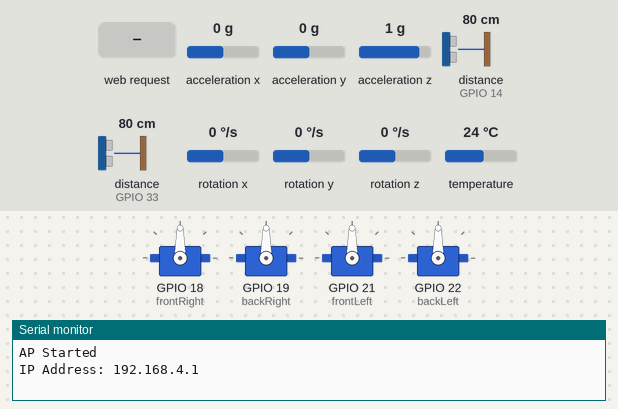
A sketch run on a simulated ESP32. Parts: 4 × servo, the last lines printed to the serial monitor. Inputs (shaded band) come from the test bench; at power-on: acceleration x 0 g, acceleration y 0 g, acceleration z 1 g, distance to the obstacle (sensors on GPIO 14, GPIO 33) 80 cm, rotation x 0 °/s, rotation y 0 °/s, rotation z 0 °/s, temperature 24 °C. The echo pulse lasts 58.3 µs per cm.

Above: at 1.2 s.
1.3 s: HTTP request GET /auto/on received
At 1.9 s:
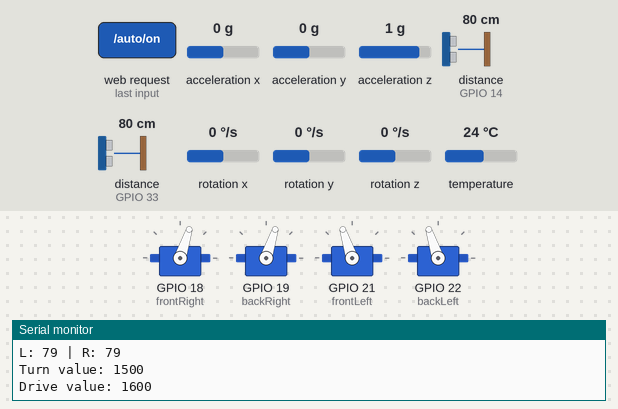
2.8 s: HTTP request GET /drive? received
4.5 s: HTTP request GET /turn? received
Timing chart, 0 to 7.5 s (numbered marks = the images above; inputs shaded):
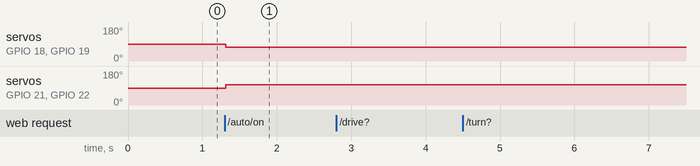

The sketch:

main.ino
```cpp
#include <WiFi.h>
#include <ESP32Servo.h>
#include "webpage.h"
#include <Adafruit_MPU6050.h>
#include <Adafruit_Sensor.h>
#include <Wire.h>

Adafruit_MPU6050 mpu;

const char* ssid = "RobotController";
const char* password = "gandalf1";

float x_acceleration, y_acceleration, z_acceleration;
float tempe;
bool autonomousMode = false;

WiFiServer server(80);

Servo frontRight, backRight, frontLeft, backLeft;

const int trigPinL = 32;
const int echoPinL = 33;
const int trigPinR = 27;
const int echoPinR = 14;

void setup() {
  Serial.begin(115200);
  WiFi.softAP(ssid, password);
  Serial.println("AP Started");
  Serial.print("IP Address: ");
  Serial.println(WiFi.softAPIP());
  server.begin();

  frontRight.setPeriodHertz(50);
  backRight.setPeriodHertz(50);
  frontLeft.setPeriodHertz(50);
  backLeft.setPeriodHertz(50);

  frontRight.attach(18, 1000, 2000);
  backRight.attach(19, 1000, 2000);
  frontLeft.attach(21, 1000, 2000);
  backLeft.attach(22, 1000, 2000);

  frontRight.writeMicroseconds(1500);
  backRight.writeMicroseconds(1500);
  frontLeft.writeMicroseconds(1500);
  backLeft.writeMicroseconds(1500);

  pinMode(trigPinL, OUTPUT);
  pinMode(echoPinL, INPUT);
  pinMode(trigPinR, OUTPUT);
  pinMode(echoPinR, INPUT);

  Wire.begin(25, 26);
  if (!mpu.begin(0x68, &Wire)) {
    Serial.println("Failed to find MPU6050 chip");
    while (1) delay(10);
  }

  mpu.setAccelerometerRange(MPU6050_RANGE_8_G);
  mpu.setFilterBandwidth(MPU6050_BAND_21_HZ);
}

void applyDrive(int driveVal) {
  Serial.print("Drive value: ");
  Serial.println(driveVal);
  int RdriveVal = map(driveVal, 1000, 2000, 2000, 1000);

  frontLeft.writeMicroseconds(driveVal);
  backLeft.writeMicroseconds(driveVal);
  frontRight.writeMicroseconds(RdriveVal);
  backRight.writeMicroseconds(RdriveVal);
}

void applyTurn(int turnVal) {
  Serial.print("Turn value: ");
  Serial.println(turnVal);

  int left = turnVal;
  int right = map(turnVal, 1000, 2000, 2000, 1000);

  frontLeft.writeMicroseconds(right);
  backLeft.writeMicroseconds(right);
  frontRight.writeMicroseconds(right);
  backRight.writeMicroseconds(right);
}

long readDistanceCM(int trigPin, int echoPin) {
  digitalWrite(trigPin, LOW);
  delayMicroseconds(2);
  digitalWrite(trigPin, HIGH);
  delayMicroseconds(10);
  digitalWrite(trigPin, LOW);

  long duration = pulseIn(echoPin, HIGH, 30000);
  long distance = duration * 0.034 / 2;
  return distance;
}

void handleAutonomousMode() {
  int driveVal = 1600;
  long distL = readDistanceCM(trigPinL, echoPinL);
  long distR = readDistanceCM(trigPinR, echoPinR);

  Serial.print("L: "); Serial.print(distL);
  Serial.print(" | R: "); Serial.println(distR);

  int turnVal = 1500;
  if (distL < 10 && distR >= 10) {
    turnVal = 2000;
  } else if (distR < 10 && distL >= 10) {
    turnVal = 1000;
  } else if (distL < 10 && distR < 10) {
    turnVal = 2000;
  }

  applyTurn(turnVal);
  applyDrive(driveVal);
  delay(200);
}

void loop() {
  WiFiClient client = server.accept();
  if (client) {
    String request = client.readStringUntil('\r');
    Serial.println("Request: " + request);
    client.flush();

    if (request.indexOf("/drive?") != -1) {
      int yIndex = request.indexOf("y=");
      if (yIndex != -1) {
        int yVal = request.substring(yIndex + 2).toInt();
        yVal = constrain(yVal, 1000, 2000);
        if (abs(yVal - 1500) < 25) yVal = 1500;
        applyDrive(yVal);
      }
    } else if (request.indexOf("/turn?") != -1) {
      int xIndex = request.indexOf("x=");
      if (xIndex != -1) {
        int xVal = request.substring(xIndex + 2).toInt();
        xVal = constrain(xVal, 1000, 2000);
        if (abs(xVal - 1500) < 25) xVal = 1500;
        applyTurn(xVal);
      }
    } else if (request.indexOf("/auto/on") != -1) {
      autonomousMode = true;
    } else if (request.indexOf("/auto/off") != -1) {
      autonomousMode = false;
      applyDrive(1500);
      applyTurn(1500);
    } else if (request.indexOf("read_Web_MPU6050") != -1) {
      String json = "[" + String(x_acceleration, 2) + "," + String(y_acceleration, 2) + "]";
      client.println("HTTP/1.1 200 OK");
      client.println("Content-Type: application/json");
      client.println("Connection: close");
      client.println();
      client.println(json);
      client.stop();
      return;
    }

    client.println("HTTP/1.1 200 OK");
    client.println("Content-Type: text/html");
    client.println("Connection: close");
    client.println();
    client.println(index_html);
    delay(1);
    client.stop();
  }

  sensors_event_t a, g, temp;
  mpu.getEvent(&a, &g, &temp);
  x_acceleration = a.acceleration.x;
  y_acceleration = a.acceleration.y;
  z_acceleration = a.acceleration.z;
  tempe = temp.temperature;

  if (autonomousMode) {
    handleAutonomousMode();
  }
}
```

webpage.h
```cpp
#ifndef WEBPAGE_H
#define WEBPAGE_H

const char index_html[] PROGMEM = R"rawliteral(
<!DOCTYPE html>
<html>
<head>
  <title>ESP32 Tank Drive</title>
  <meta name="viewport" content="width=device-width, initial-scale=1.0, user-scalable=no">
  <style>
    html, body {
      margin: 0;
      padding: 0;
      overflow: hidden;
      background-color: #f8f8f8;
      font-family: sans-serif;
    }
    section {
      position: absolute;
      top: 20px;
      right: 5px;
      border-radius: 15px;
      margin: 10px;
      height: auto;
      width: 200px;
      padding: 10px;
      background-color: aqua;
      display: flex;
      flex-direction: column;
    }
    #container {
      display: flex;
      justify-content: space-around;
      height: 100vh;
      align-items: center;
      padding: 0 10vw;
    }
    .zone {
      width: 100px;
      height: 100px;
      background: #e0e0e0;
      border-radius: 50%;
      touch-action: none;
      position: relative;
    }
    .label {
      text-align: center;
      margin-top: 10px;
      font-size: 1.2em;
      font-weight: bold;
    }
    .joystick-container {
      display: flex;
      flex-direction: column;
      align-items: center;
    }
    .auto-button {
      background-color: red;
      color: white;
      border: none;
      padding: 10px;
      margin-top: 10px;
      font-size: 16px;
      border-radius: 10px;
      cursor: pointer;
    }
  </style>
</head>
<body>
  <section>
    <div>Accelerometer</div>
    <div>
    Acceleration X = <span id="x_acceleration">0</span> m/s&sup2;<br>
    Acceleration Y = <span id="y_acceleration">0</span> m/s&sup2;
    </div>
    <button id="autoBtn" class="auto-button" onclick="toggleAuto()">Auto</button>
  </section>
  <div id="container">
    <div class="joystick-container">
      <div id="left" class="zone"></div>
      <div class="label" id="leftVal">1500</div>
    </div>
    <div class="joystick-container">
      <div id="right" class="zone"></div>
      <div class="label" id="rightVal">1500</div>
    </div>
  </div>

  <script>
    let autoMode = false;

    function send(valType, val) {
      if (autoMode) return;
      const endpoint = valType === 'x' ? '/turn?x=' : '/drive?y=';
      fetch(endpoint + val);
    }

    function setupJoystick(id, axis) {
      const zone = document.getElementById(id);
      const label = document.getElementById(id + 'Val');
      let center = 0;
      let dragging = false;
      let lastSent = 1500;

      zone.addEventListener('touchstart', e => {
        dragging = true;
        const rect = zone.getBoundingClientRect();
        center = axis === 'y' ? rect.top + rect.height / 2 : rect.left + rect.width / 2;
      });

      zone.addEventListener('touchmove', e => {
        if (!dragging || autoMode) return;
        e.preventDefault();
        const touch = e.touches[0];
        let delta = axis === 'y' ? touch.clientY - center : touch.clientX - center;
        delta = Math.max(-100, Math.min(100, delta));
        let output = Math.round(1500 - delta * 5);
        output = Math.max(1000, Math.min(2000, output));
        if (output !== lastSent) {
          send(axis, output);
          label.textContent = output;
          lastSent = output;
        }
      });

      zone.addEventListener('touchend', e => {
        dragging = false;
        if (!autoMode) {
          send(axis, 1500);
          label.textContent = 1500;
          lastSent = 1500;
        }
      });
    }

    function toggleAuto() {
      autoMode = !autoMode;
      document.getElementById("autoBtn").textContent = autoMode ? "Manual" : "Auto";
      fetch(autoMode ? '/auto/on' : '/auto/off');
    }

    setupJoystick('left', 'x');   // Left joystick = turning (X-axis)
    setupJoystick('right', 'y');  // Right joystick = forward/backward (Y-axis)

    setInterval(function() {
      var xhttp = new XMLHttpRequest();
      xhttp.onreadystatechange = function() {
        if (this.readyState == 4 && this.status == 200) {
          const text = this.responseText;
          const myArr = JSON.parse(text);
         document.getElementById("x_acceleration").innerHTML = myArr[0];
          document.getElementById("y_acceleration").innerHTML = myArr[1];
        }
      };
      xhttp.open("GET", "read_Web_MPU6050", true);
      xhttp.send();
    }, 100);
  </script>
</body>
</html>
)rawliteral";

#endif
```

Measured:
- after the input at 1.3 s, servo on GPIO 18 (frontRight), servo on GPIO 19 (backRight): 90° → 72° at once; servo on GPIO 21 (frontLeft), servo on GPIO 22 (backLeft): 90° → 108° at once
